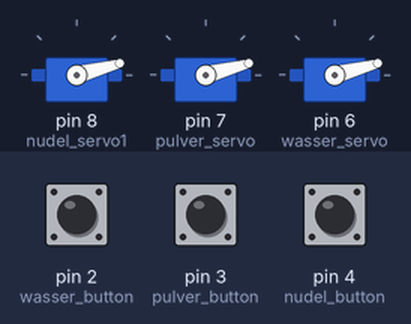
The sketch below on a simulated Arduino Uno, built with avr-gcc and run on an emulated ATmega328P. On the bench: 3 × servo. The inputs (shaded band) are chosen by the test bench; at power-on: pin 2 (wasser_button) LOW, pin 3 (pulver_button) LOW, pin 4 (nudel_button) LOW.

Above: at 1.2 s.
1.3 s: pin 2 (wasser_button) pulled HIGH for 0.15 s
At 1.75 s:
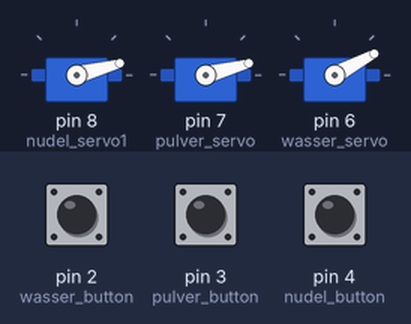
4.3 s: pin 3 (pulver_button) pulled HIGH for 3.2 s
At 4.46 s:
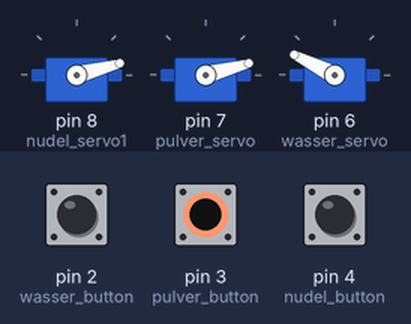
9.7 s: pin 4 (nudel_button) pulled HIGH for 3.2 s
At 9.89 s:
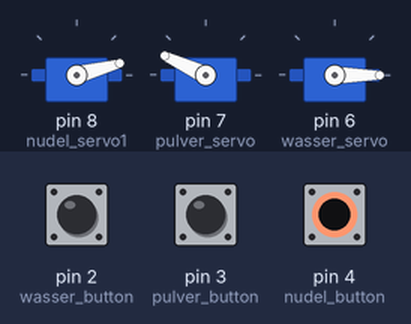
Timing chart, 0 to 19.2 s (numbered marks = the images above; inputs shaded):
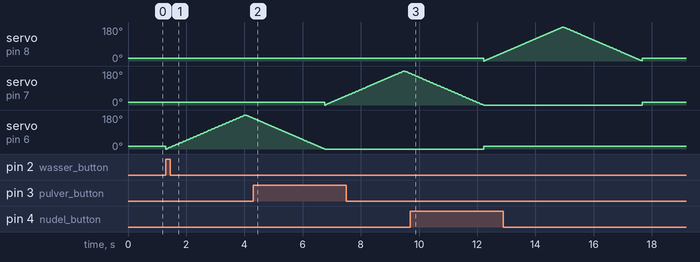

The sketch:

InstantNudelDing.ino
```cpp
#include <Servo.h>

Servo nudelServo;
Servo pulverServo;
Servo wasserServo;


const int wasser_button = 2;
const int pulver_button = 3;
const int nudel_button = 4;
const int nudel_servo1 = 8;
const int pulver_servo = 7;
const int wasser_servo = 6;

int wasserButtonPressed;
int pulverButtonPressed;
int nudelButtonPressed;
int whichButtonPressed;

int posN = 0;
int posW = 0;
int posP = 0;

void setup()  {
  pinMode(wasser_button, INPUT);
  pinMode(pulver_button, INPUT);
  pinMode(nudel_button, INPUT);
  nudelServo.attach(nudel_servo1);
  pulverServo.attach(pulver_servo);
  wasserServo.attach(wasser_servo);

}

void loop()  {
  nudel_output();
  pulver_output();
  wasser_output();
}

void wasser_output() {
  wasserButtonPressed = digitalRead(wasser_button);
  if (wasserButtonPressed == HIGH) {

    for (posW = 0; posW <= 180; posW += 1) {
      wasserServo.write(posW);
      delay(15);
    }

    for (posW = 180; posW >= 0; posW -= 1) {
      wasserServo.write(posW);
      delay(15);
    }

  }
  else {
    wasserServo.write(15);
  }
}


void pulver_output() {
  pulverButtonPressed = digitalRead(pulver_button);
  if (pulverButtonPressed == HIGH) {

    for (posP = 0; posP <= 180; posP += 1) {
      pulverServo.write(posP);
      delay(15);
    }

    for (posP = 180; posP >= 0; posP -= 1) {
      pulverServo.write(posP);
      delay(15);
    }

  }
  else {
    pulverServo.write(15);
  }
}

void nudel_output() {
  nudelButtonPressed = digitalRead(nudel_button);
  if (nudelButtonPressed == HIGH) {

    for (posN = 0; posN <= 180; posN += 1) {
      nudelServo.write(posN);
      delay(15);
    }

    for (posN = 180; posN >= 0; posN -= 1) {
      nudelServo.write(posN);
      delay(15);
    }

  }

  else {
    nudelServo.write(15);

  }
}
```
